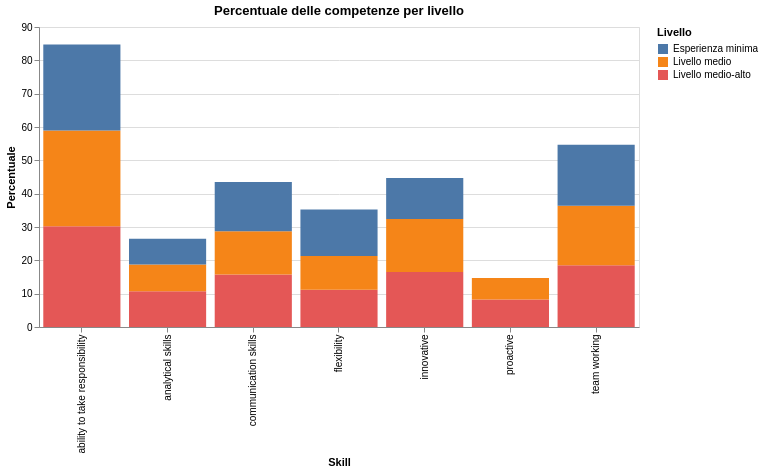

Vega-Lite specification stored for this chart:
### Vega specification from a JSON file in a GitHub repository (floating-point values rounded to 4 significant figures)
{"$schema": "https://vega.github.io/schema/vega/v5.json", "axes": [{"aria": false, "domain": false, "grid": true, "gridScale": "x", "labels": false, "maxExtent": 0, "minExtent": 0, "orient": "left", "scale": "y", "tickCount": {"signal": "ceil(height/40)"}, "ticks": false, "zindex": 0}, {"grid": false, "labelAlign": "right", "labelAngle": 270, "labelBaseline": "middle", "orient": "bottom", "scale": "x", "title": "Skill", "zindex": 0}, {"grid": false, "labelOverlap": true, "orient": "left", "scale": "y", "tickCount": {"signal": "ceil(height/40)"}, "title": "Percentuale", "zindex": 0}], "background": "white", "data": [{"name": "source_0", "values": [{"Livello": "Livello medio-alto", "Percentuale": 30.22, "Percentuale_end": 30.22, "Percentuale_start": 0.0, "Skill": "ability to take responsibility"}, {"Livello": "Livello medio-alto", "Percentuale": 18.52, "Percentuale_end": 18.52, "Percentuale_start": 0.0, "Skill": "team working"}, {"Livello": "Livello medio-alto", "Percentuale": 16.53, "Percentuale_end": 16.53, "Percentuale_start": 0.0, "Skill": "innovative"}, {"Livello": "Livello medio-alto", "Percentuale": 15.72, "Percentuale_end": 15.72, "Percentuale_start": 0.0, "Skill": "communication skills"}, {"Livello": "Livello medio-alto", "Percentuale": 11.2, "Percentuale_end": 11.2, "Percentuale_start": 0.0, "Skill": "flexibility"}, {"Livello": "Livello medio-alto", "Percentuale": 10.71, "Percentuale_end": 10.71, "Percentuale_start": 0.0, "Skill": "analytical skills"}, {"Livello": "Livello medio-alto", "Percentuale": 8.26, "Percentuale_end": 8.26, "Percentuale_start": 0.0, "Skill": "proactive"}, {"Livello": "Livello medio", "Percentuale": 28.7, "Percentuale_end": 58.92, "Percentuale_start": 30.22, "Skill": "ability to take responsibility"}, {"Livello": "Livello medio", "Percentuale": 17.89, "Percentuale_end": 36.41, "Percentuale_start": 18.52, "Skill": "team working"}, {"Livello": "Livello medio", "Percentuale": 15.89, "Percentuale_end": 32.42, "Percentuale_start": 16.53, "Skill": "innovative"}, {"Livello": "Livello medio", "Percentuale": 12.97, "Percentuale_end": 28.69, "Percentuale_start": 15.72, "Skill": "communication skills"}, {"Livello": "Livello medio", "Percentuale": 10.09, "Percentuale_end": 21.29, "Percentuale_start": 11.2, "Skill": "flexibility"}, {"Livello": "Livello medio", "Percentuale": 8.01, "Percentuale_end": 18.72, "Percentuale_start": 10.71, "Skill": "analytical skills"}, {"Livello": "Livello medio", "Percentuale": 6.44, "Percentuale_end": 14.7, "Percentuale_start": 8.26, "Skill": "proactive"}, {"Livello": "Esperienza minima", "Percentuale": 25.81, "Percentuale_end": 84.73, "Percentuale_start": 58.92, "Skill": "ability to take responsibility"}, {"Livello": "Esperienza minima", "Percentuale": 18.3, "Percentuale_end": 54.71, "Percentuale_start": 36.41, "Skill": "team working"}, {"Livello": "Esperienza minima", "Percentuale": 12.27, "Percentuale_end": 44.69, "Percentuale_start": 32.42, "Skill": "innovative"}, {"Livello": "Esperienza minima", "Percentuale": 14.82, "Percentuale_end": 43.51, "Percentuale_start": 28.69, "Skill": "communication skills"}, {"Livello": "Esperienza minima", "Percentuale": 13.94, "Percentuale_end": 35.23, "Percentuale_start": 21.29, "Skill": "flexibility"}, {"Livello": "Esperienza minima", "Percentuale": 7.73, "Percentuale_end": 26.45, "Percentuale_start": 18.72, "Skill": "analytical skills"}, {"Livello": "Esperienza minima", "Percentuale": 0.0, "Percentuale_end": 14.7, "Percentuale_start": 14.7, "Skill": "proactive"}]}, {"name": "source_0_x_domain_Skill", "values": [{"Skill": "ability to take responsibility"}, {"Skill": "team working"}, {"Skill": "innovative"}, {"Skill": "communication skills"}, {"Skill": "flexibility"}, {"Skill": "analytical skills"}, {"Skill": "proactive"}]}, {"name": "source_0_color_domain_Livello", "values": [{"Livello": "Livello medio-alto"}, {"Livello": "Livello medio"}, {"Livello": "Esperienza minima"}]}], "height": 300, "legends": [{"fill": "color", "symbolType": "square", "title": "Livello"}], "marks": [{"encode": {"update": {"fill": {"field": "Livello", "scale": "color"}, "tooltip": {"signal": "{\"Skill\": isValid(datum[\"Skill\"]) ? datum[\"Skill\"] : \"\"+datum[\"Skill\"], \"Percentuale\": format(datum[\"Percentuale\"], \"\"), \"Livello\": isValid(datum[\"Livello\"]) ? datum[\"Livello\"] : \"\"+datum[\"Livello\"]}"}, "width": {"signal": "max(0.25, bandwidth('x'))"}, "x": {"field": "Skill", "scale": "x"}, "y": {"field": "Percentuale_end", "scale": "y"}, "y2": {"field": "Percentuale_start", "scale": "y"}}}, "from": {"data": "source_0"}, "name": "marks", "style": ["bar"], "type": "rect"}], "padding": 5, "scales": [{"domain": {"data": "source_0_x_domain_Skill", "field": "Skill", "sort": true}, "name": "x", "paddingInner": 0.1, "paddingOuter": 0.05, "range": [0, {"signal": "width"}], "type": "band"}, {"domain": {"data": "source_0", "fields": ["Percentuale_start", "Percentuale_end"]}, "name": "y", "nice": true, "range": [{"signal": "height"}, 0], "type": "linear", "zero": true}, {"domain": {"data": "source_0_color_domain_Livello", "field": "Livello", "sort": true}, "name": "color", "range": "category", "type": "ordinal"}], "style": "cell", "title": {"frame": "group", "text": "Percentuale delle competenze per livello"}, "width": 600}
